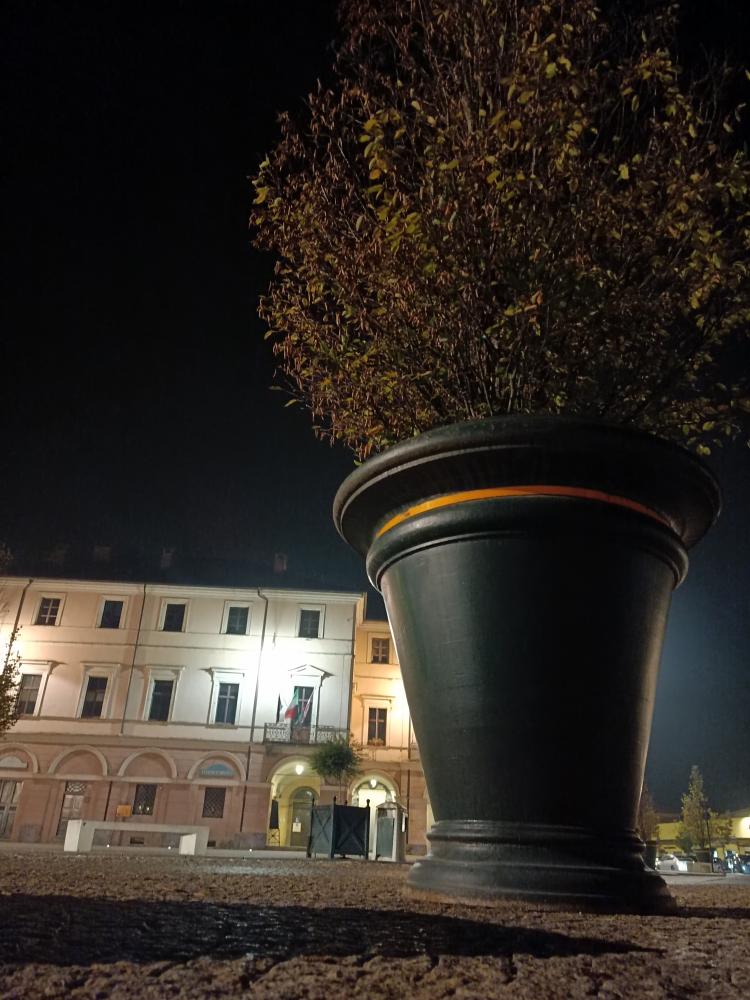
%> input picture deliverables/images of the results/homework_image.jpg, 3000 x 4000 px (shown at 1/4 size)
$ octave Homework_Image_Analysis_22_23.m   (GNU Octave 9; MATLAB toolbox functions it lacks are replaced by stand-ins)
%> lines starting %> are read from the running program, lines starting %| are printed output that depends on the picture
clc;
clear;
close all;

% Loading the original image and making it black and white
% Run this section every time it is needed to reset what has been done
figure(1);
image = imread('homework_image.jpg');
image = rgb2gray(image);
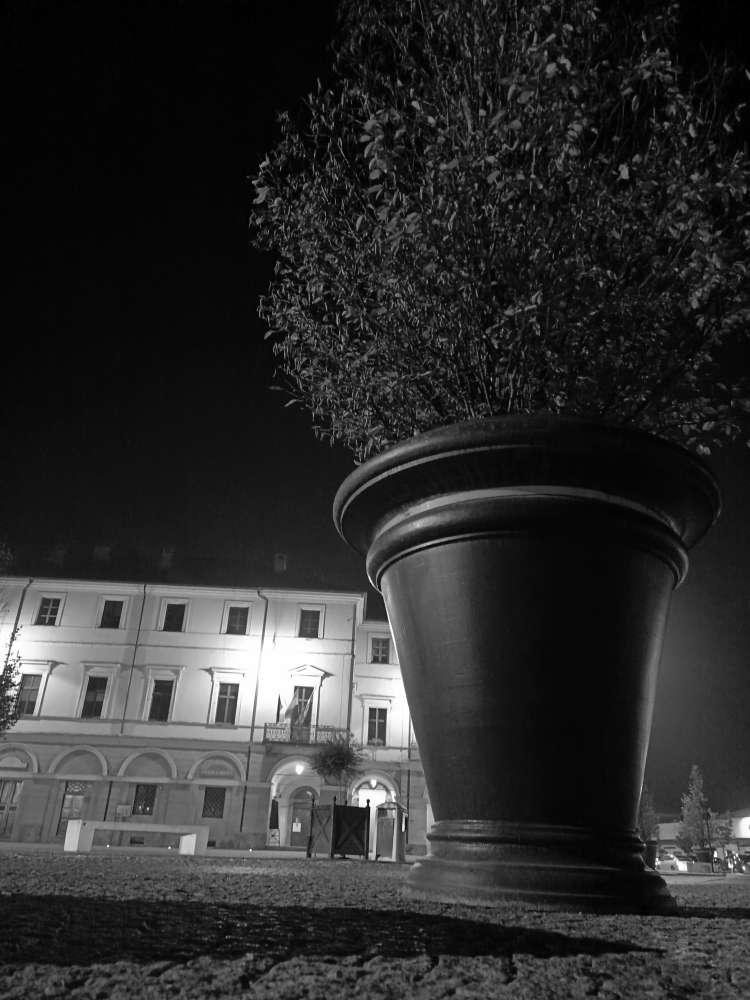
%> image: size 4000x3000 uint8 (shown at 1/4 size); min 0, max 255, mean 44.8
imshow(image);
hold on;

%saveas(1,'homework_image_b&w.jpg')

%% Note
% For saving the main figure with the current state of plot run the
% following command:
% saveas(1,'filename.jpg')

%% Feature extraction
% Before tunning the following sections, used for extracting the models of
% the conics C1 and C2 and of the straight lines l1 and l2, it is necessary
% to run the code in the section "Function definition for ransac execution"
% at the end of this file. In the section are defined the function needed
% for performing the MSAC algorithm using the Matlab function "ransac".

% It is possible to avoid the feature extraction sections since the
% extraction has already been performed and in the section "Image analysis
% practical part" there will be a good definition for the conics C1, C2 and
% the edges l1, l2.

%% Extraction of the first conic C1

% Parameters of the crop
crop_row_start = 2160;
crop_row_end = 2380;
crop_column_start = 1520;
crop_column_end = 2705;

% Cropping the image
first_conic = image(crop_row_start:crop_row_end,crop_column_start:crop_column_end);
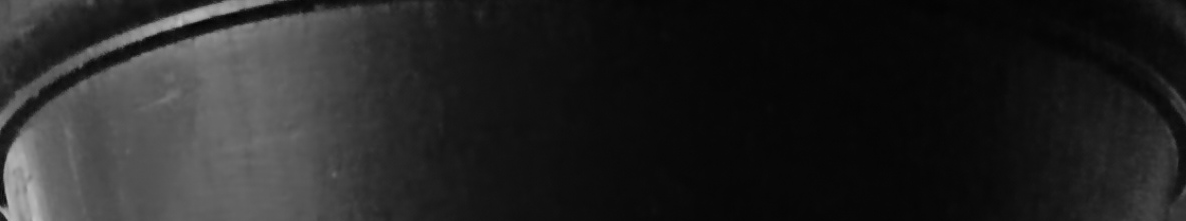
%> first_conic: size 221x1186 uint8; min 3, max 191, mean 36.6

% Manipulation of the image in order to make more visible the edge points
% Some plots are displayed in order to evaluate the changes
figure(2);
subplot(2,2,1)
imshow(first_conic);

%modified_first_conic = imsharpen(first_conic);
%imshow(modified_first_conic);

modified_first_conic = imadjust(first_conic,[],[],0.1);
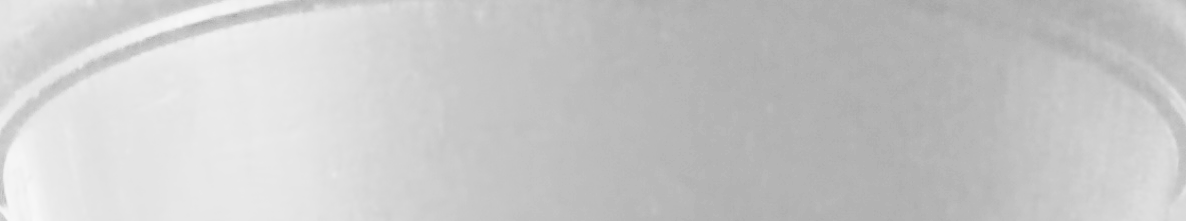
%> modified_first_conic: size 221x1186 uint8; min 164, max 248, mean 200.9
subplot(2,2,2)
imshow(modified_first_conic);

modified_first_conic = imsharpen(modified_first_conic);
subplot(2,2,3)
imshow(modified_first_conic);

% Extraction of the edge points using the Canny edge detector
edges_canny = edge(modified_first_conic,'Canny', [0.1 0.3]);
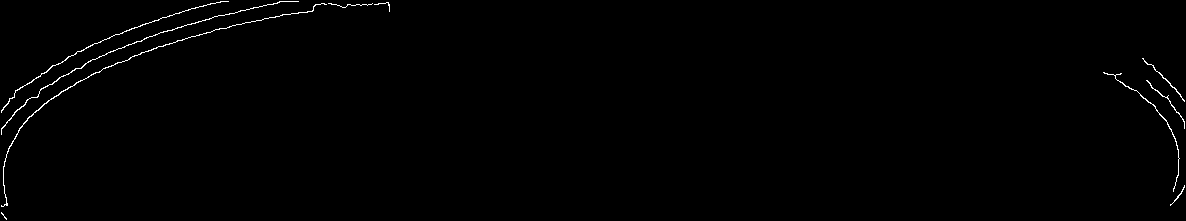
%> edges_canny: size 221x1186 logical; 0.63% white in thin lines or dots
subplot(2,2,4);
imshow(edges_canny);

% Manual manipulation of the image in order to eliminate some outliers
% The manipulation is done in order to fit a best model through the points
for i = 1:height(edges_canny)
    for j = 1:width(edges_canny)
        if (j <= -2.5 * i + 260) || (j >= 1.1* i + 1040)
            edges_canny(i,j) = 0;
        end
    end
end
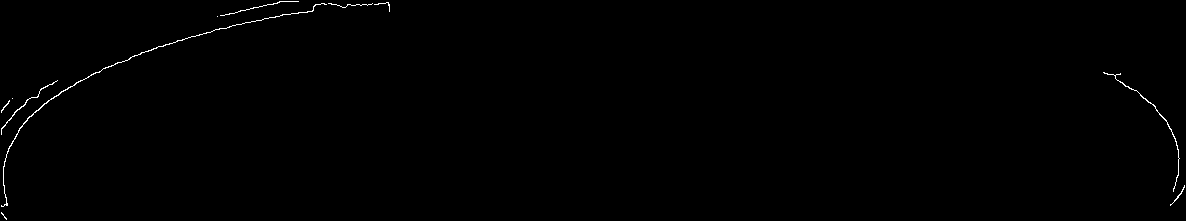
%> edges_canny: size 221x1186 logical; 0.39% white in thin lines or dots

% Creation of a list containing the edge points
% Extraction of the coordinates of the edges from the binary image returned
% by the Canny edge detector
total = sum(edges_canny,'all');
%> total = 1010
points = zeros(total,2);
k = 1;
for i = 1:height(edges_canny)
    for j = 1:width(edges_canny)
        if edges_canny(i,j) == 1
            points(k,2) = i;
            points(k,1) = j;
            k = k + 1;
        end
    end
end
%> after the loop, k = 1011; points = 1010 rows, first 12: [280 2; 281 2; 282 2; 283 2; 284 2; 285 2; 286 2; 287 2; 288 2; 289 2; 290 2; 291 2]

figure(3)
imshow(edges_canny);

% Estimation of the model through MSAC algorithm given the points
sampleSize = 5;
maxDistance = 10;

fit_ellipse_fcn = @(points) fit_ellipse(points);
eval_ellipse_fcn = @(model, points) evaluate_ellipse(model, points);
validate_ellipse_fnc = @(model) validate_ellipse(model);

%> (the run ends here)
